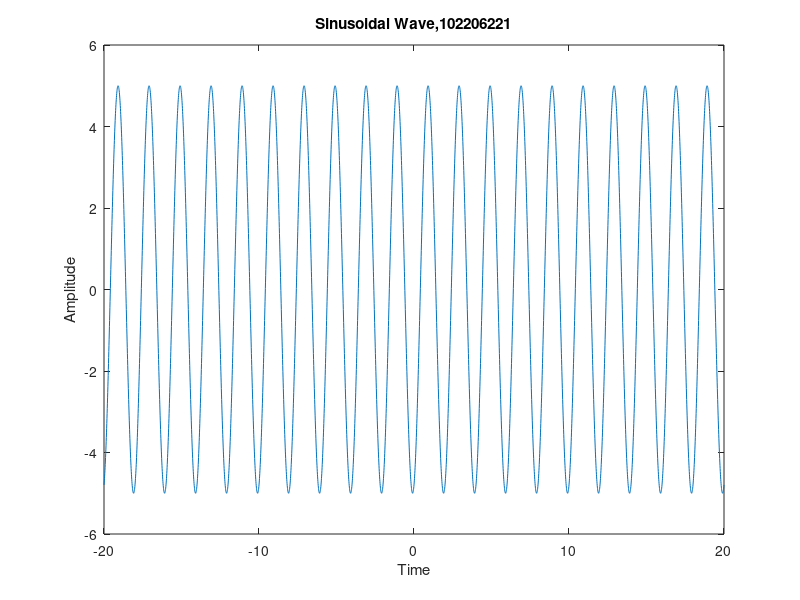

MATLAB code for this plot:
clc
clear all
% User input for amplitude and phase
A = input('Enter the amplitude of the sinusoidal wave: ');
phase = input('Enter the phase of the sinusoidal wave  ');
f=.5;
% Convert phase to radians

% Time vector
t = -20:0.01:20;

% Sinusoidal Wave
sin_wave = A * sin(2*pi*f*t + phase);

% Plotting the sinusoidal wave
figure;
plot(t, sin_wave);
title('Sinusoidal Wave,102206221');
xlabel('Time');
ylabel('Amplitude');
